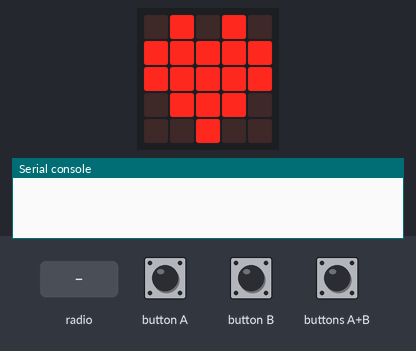
Simulated run of this program. Board: BBC micro:bit running MicroPython. On the bench: the board's 5×5 LED display, the last lines printed to the serial console. The test bench sets the inputs (shaded band). Files the program writes start out absent; random numbers come from a fixed seed; no radio messages arrive unless stated (any console line starting 'radio sent:' is added by the test bench); the 48×5 strip is a reading aid, not a part: it shows the text the display is scrolling, unrolled, one strip-width of it at a time.

Above: at 1.2 s.
1.3 s: button A pressed for 0.15 s
At 1.6 s:
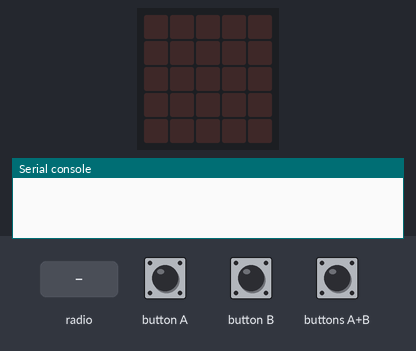
2.9 s: radio message "1" arrives
4.4 s: radio message "2" arrives
At 4.45 s:
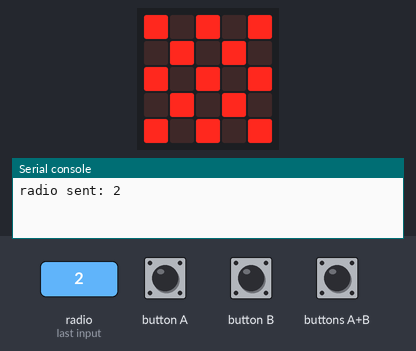
At 13.9 s:
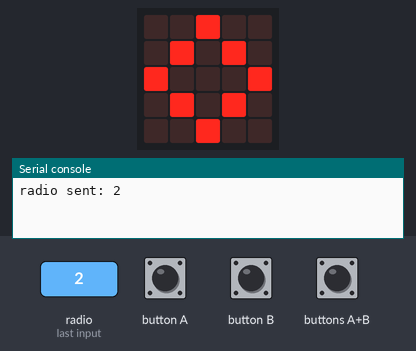

Measured:
- after the input at 1.3 s, the display: changes at once (image 1)
- after the input at 4.4 s, the display: changes at once (image 2)

The program:

microbit-2.py
```python
from microbit import *
import radio
import random
import utime
import os
import machine

if 'bitnum.txt' in os.listdir():
    a=open('bitnum.txt','r')
    radioChannel=int(a.read())
    a.close()

else:
    n=True
    display.show(Image.HEART)
    while n:
        if button_a.is_pressed() and button_b.is_pressed():
            radioChannel=2
            n=False
            display.clear()
        elif button_a.is_pressed():
            radioChannel=0
            display.clear()
            n=False
        elif button_b.is_pressed():
            radioChannel=1
            display.clear()
            n=False
    a=open('bitnum.txt','w')
    a.write(str(radioChannel))
    a.close()

radio.on()
radio.config(group=radioChannel)
a=True
while a:
    transmit=radio.receive()
    if transmit=='1':
        a=False

b=random.randint(0,9)
radio.send(str(b))
display.show(Image.SKULL)
radio.config(group=10)
a=True
while a:
    display.clear()
    transmitTwo=radio.receive()
    if transmitTwo=='1'or transmitTwo=='2' or transmitTwo=='3':
        a=False
        n=True


zero=Image("90909:"
    "09090:"
    "90909:"
    "09090:"
    "90909")

one=Image("00000:"
    "09090:"
    "09990:"
    "00900:"
    "00000")

two=Image("00900:"
    "09090:"
    "90009:"
    "09090:"
    "00900")

three=Image("00000:"
    "09990:"
    "09090:"
    "09990:"
    "0000")

four=Image("00000:"
    "99999:"
    "00000:"
    "99999:"
    "00000")

five=Image("09009:"
    "90090:"
    "00900:"
    "09009:"
    "90090")

six=Image("09090:"
    "09090:"
    "09090:"
    "09090:"
    "09090")

seven=Image("09090:"
    "09090:"
    "90009:"
    "09990:"
    "00000")

eight=Image("99909:"
    "90009:"
    "90909:"
    "90909:"
    "90909")

nine=Image("90909:"
    "09990:"
    "99999:"
    "09990:"
    "90909")


symbols=[zero,one,two,three,four,five,six,seven,eight,nine]
def cycle(c,symbols):
    for i in range(9):
        display.show(symbols,delay=100)
    display.show(symbols[c])

if n==1:
    cycle(b,symbols)

utime.sleep(2)
display.clear()
if transmitTwo=='2':
    display.scroll('win')
    utime.sleep(2)
    machine.reset()
elif transmitTwo=='3':
    display.scroll('big win')
    utime.sleep(2)
    machine.reset()
else:
    machine.reset()
```
